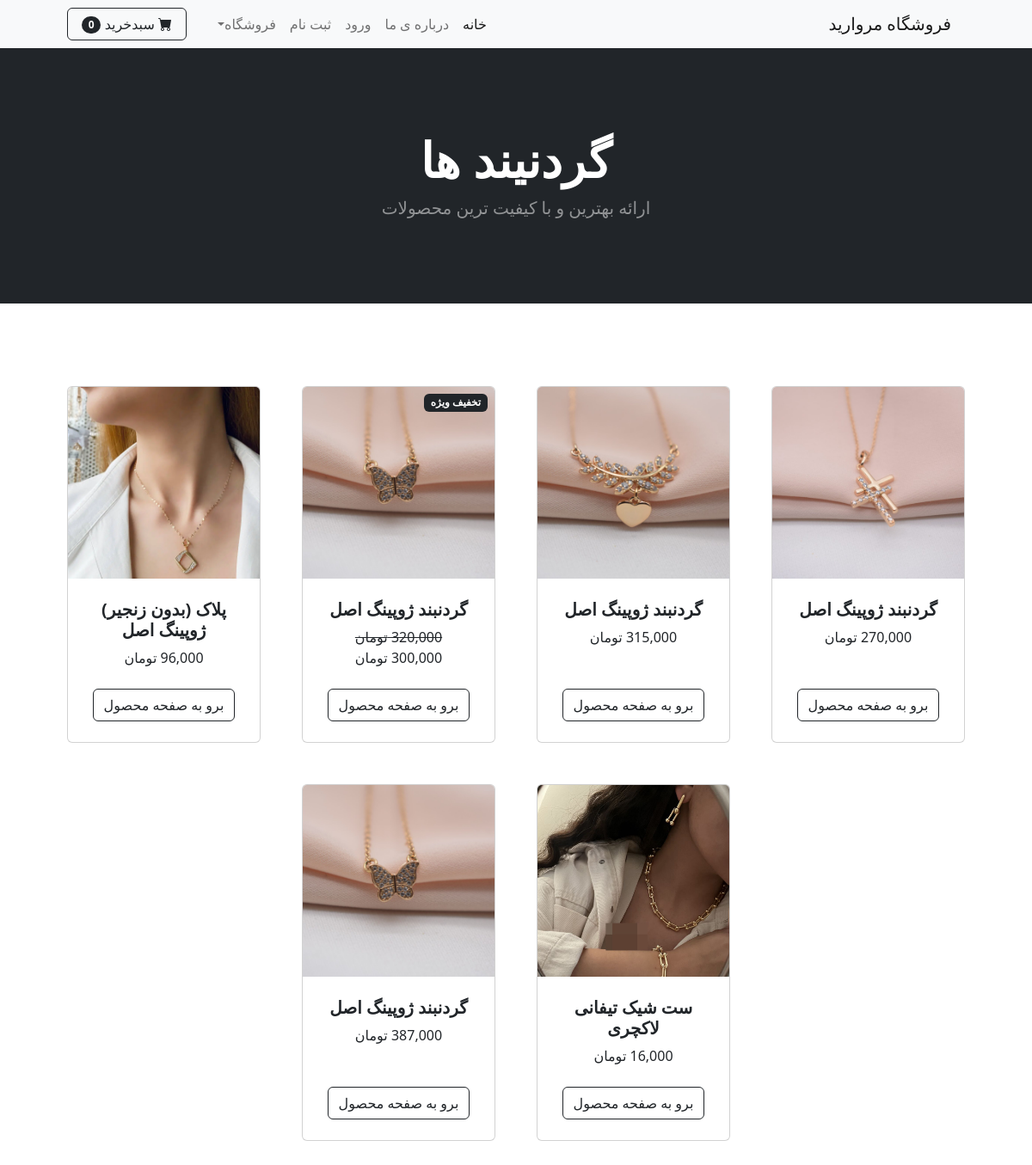
/category/گردنیند, run on the app's committed database.
### shop/models.py (models this page shows, shortened)
class  Category(models.Model):
    name=models.CharField(max_length=20)
    def __str__(self) -> str:
        return self.name

class Product(models.Model):
    name=models.CharField(max_length=40)
    descriptions=models.CharField(max_length=500,default='',blank=True,null=True)
    price=models.DecimalField(default=0,decimal_places=0,max_digits=50)
    Category=models.ForeignKey(Category,on_delete=models.CASCADE,default=1)
    picture=models.ImageField(upload_to='uploads/products/')
    is_sale=models.BooleanField(default=False)
    sale_price=models.DecimalField(default=0,decimal_places=0,max_digits=12)
    star=models.IntegerField(default=0,validators=[MaxValueValidator(5),MinValueValidator(0)])

### shop/views.py (the view)
# urls.py: path('category/<str:cat>',views.category,name="category"),
def category(request,cat):
    cat=cat.replace("-",'')
    try:
        category = Category.objects.filter(name=cat).first()
        products = Product.objects.filter(Category_id=category.id).all()
        return render(request,'category.html',{'products':products,'category':category})
    except:
        messages.success(request,('دسته بندی وجود ندارد'))
        return redirect("home")

### cart/cart.py (called while the page is built)
    def __len__(self):
        return len(self.cart)

### cart/context_processors.py (called while the page is built)
def cart(request):
    return{'cart':Cart(request)}

### shop/templates/category.html (shortened to what this page needs)
{% extends "base.html" %}
{% load static %}
{% load humanize %}
{% block content%}
    <header class="bg-dark py-5">
        <div class="container px-4 px-lg-5 my-5">
            <div class="text-center text-white">
                <h1 class="display-4 fw-bolder">{{ category }} ها</h1>
                <p class="lead fw-normal text-white-50 mb-0">ارائه بهترین و با کیفیت ترین محصولات</p>
            </div>
        </div>
    </header>
    <section class="py-5">
        <div class="container px-4 px-lg-5 mt-5">
            <div class="row gx-4 gx-lg-5 row-cols-2 row-cols-md-3 row-cols-xl-4 justify-content-center">
                {% for item in products %}
                {% if item.is_sale %}
                <div class="col mb-5">
                    <div class="card h-100">
                        <div class="badge bg-dark text-white position-absolute" style="top: 0.5rem; right: 0.5rem">تخفیف
                            ویژه
                        </div>
                        <img class="card-img-top" src="{{ item.picture.url}}" alt="..." />
                    <div class="card-body p-4">
                        <div class="text-center">
                            <h5 class="fw-bolder">{{ item.name}}</h5>
                            <Strike> {{ item.price | intcomma }} تومان </Strike> <br>
                            {{ item.sale_price | intcomma }} تومان
                        </div>
                    </div>
                    <div class="card-footer p-4 pt-0 border-top-0 bg-transparent">
                        <div class="text-center"><a class="btn btn-outline-dark mt-auto" href="{% url 'product' item.id %}">برو به صفحه محصول</a>
                        </div>
                    </div>
                </div>
            </div>
            {% else %}
            <div class="col mb-5">
                <div class="card h-100">
                    <img class="card-img-top" src="{{ item.picture.url}}" alt="..." />
                    <div class="card-body p-4">
                        <div class="text-center">
                            <h5 class="fw-bolder">{{ item.name}}</h5>
                            {{ item.price | intcomma}} تومان
                        </div>
                    </div>
                    <div class="card-footer p-4 pt-0 border-top-0 bg-transparent">
                        <div class="text-center"><a class="btn btn-outline-dark mt-auto" href="{% url 'product' item.id %}">برو به صفحه محصول</a>
                        </div>
                    </div>
                </div>
            </div>
            {% endif %}
            {% endfor %}
{% endblock %}

### data on the page
Category: name "گردنیند"
Product: picture (picture), name "گردنبند ژوپینگ اصل", price "270,000"
Product: picture (picture), name "گردنبند ژوپینگ اصل", price "315,000"
Product: picture (picture), name "گردنبند ژوپینگ اصل", price "320,000", sale_price "300,000"
Product: picture (picture), name "پلاک (بدون زنجیر) ژوپینگ اصل"
Product: picture (picture), name "ست شیک تیفانی لاکچری"
Product: picture (picture), name "گردنبند ژوپینگ اصل", price "387,000"

### other printed values
{{ cart|length }} "0"
